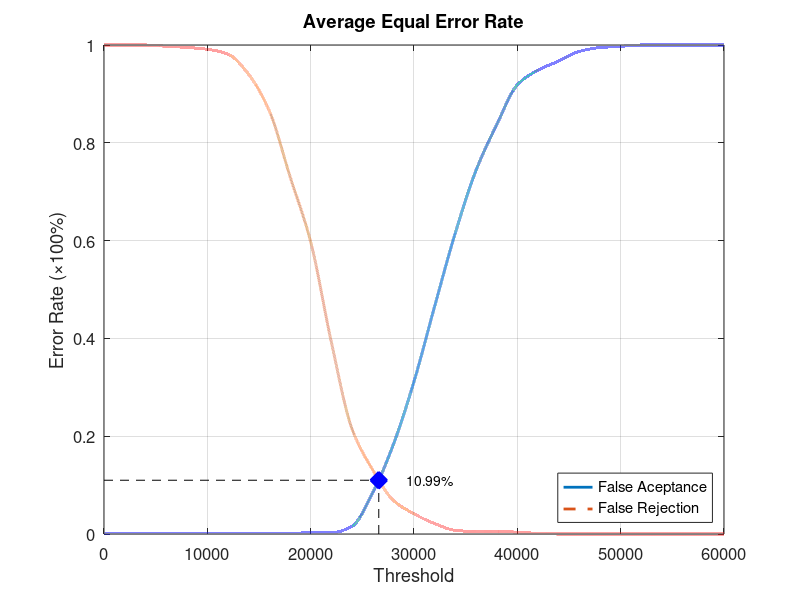
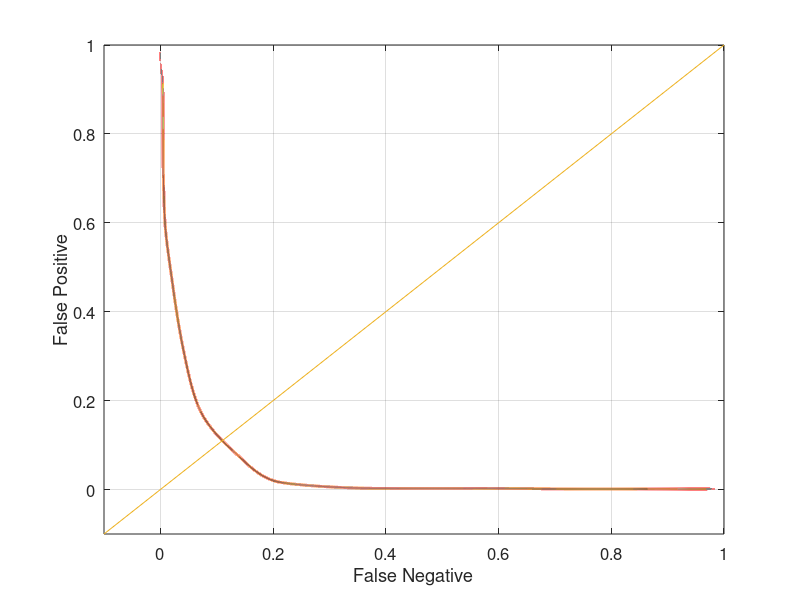

Write MATLAB code to recreate these figures, in order.
function yEER = Experiment1Average
close all;
clear;
clc;
x = 0:2000:60000;
xq = 0:0.5:60000;

y0 = [0 0.00131579 0.00131579 0.00131579 0.00131579 0.00131579 0.00131579 0.00131579 0.00131579 0.00131579 0.00263158 0.00263158 0.0157895 0.0842105 0.182895 0.311842 0.465789 0.615789 0.743421 0.836842 0.918421 0.948684 0.967105 0.986842 0.994737 0.997368 1 1 1 1 1];
yy0 = interp1(x, y0, xq, 'pchip');
y1 = [1 1 1 0.9975 0.995 0.99125 0.98125 0.94 0.865 0.73125 0.5975 0.3925 0.215 0.13125 0.06875 0.04125 0.02125 0.0075 0.005 0.005 0.00375 0.00125 0 0 0 0 0 0 0 0 0];
yy1 = interp1(x, y1, xq, 'pchip');

% Calculating EER: 
y2 = abs(y0 - y1);
find(y2 == min(y2))
yy2 = abs(yy0 - yy1);
xEER = find(yy2 == min(yy2));
xEERIndex = xq(xEER) % X-axis EER
yEER = yy0(xEER) % Y-axis EER

main = figure
plot(xq, yy0,'-','LineWidth', 2);	hold on
plot(xq, yy1,'--','LineWidth', 2);	hold on
plot([xEERIndex xEERIndex], [0 yEER], 'k--');	hold on
plot([0 xEERIndex], [yEER yEER], 'k--');	hold on
plot(xEERIndex, yEER, 'bx', 'LineWidth', 10);	hold on
text(xEERIndex + 10 * xEERIndex / 100, yEER, [num2str(round((10000 * yEER)) / 100) '%'])
legend('False Aceptance', 'False Rejection', 'Location', 'SouthEast')
xlabel('Threshold')
ylabel('Error Rate (\times100%)')
title('Average Equal Error Rate')
set(gca, 'FontSize', 12)
axis([0 60000 0 1])
grid on

print(main, 'Experiment1AverageMain', '-dpng');
FNRxFPR = figure('Color', [1 1 1]);
plot(yy1, yy0, '-', yy1, yy0, 'LineWidth', 2);
hold on
y = -0.1:0.1:1
plot(y, y); 
set(gca, 'FontSize', 12)
xlabel('False Negative')
ylabel('False Positive')
axis([-0.1 1 -0.1 1])
set(gca, 'FontSize', 12)
grid on

print(FNRxFPR, 'Experiment1AverageFNRxFPR','-dpng');
end
